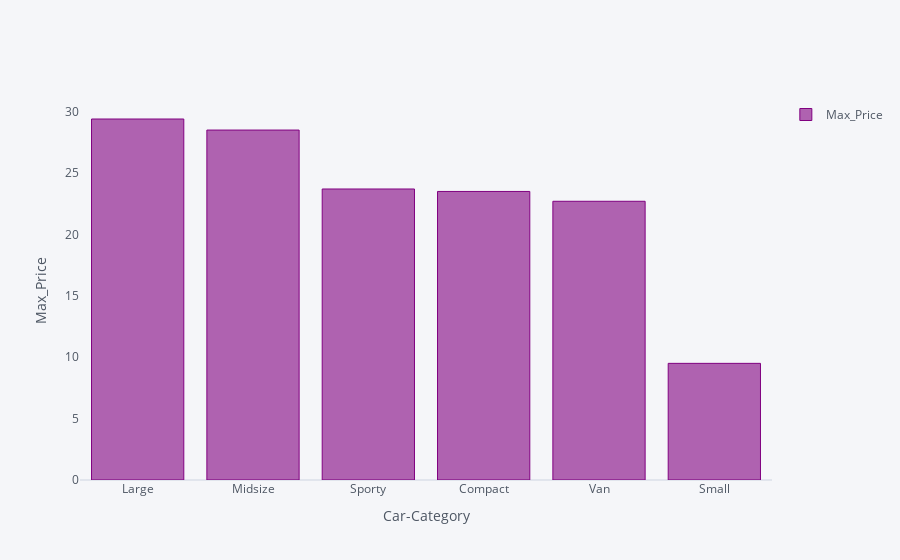

Notebook code cell kept with this figure:
### Markdown cell above
### Showing the effect of category of car in maximum price

### Code cell
e=data.sort_values(["Manufacturer","Model","Category"],ascending=False)
f=e.groupby(["Category"])["Max_Price"].first().sort_values(ascending=False)
f.iplot(kind="bar",xTitle="Car-Category",yTitle="Max_Price",legend=True,color="purple",showgrid=False)

### Figure 1 — Plotly figure (JSON) as saved in the notebook; plotly's stock layout.template omitted (floating-point values rounded to 4 significant figures)
{"data": [{"marker": {"color": "rgba(128, 0, 128, 0.6)", "line": {"color": "rgba(128, 0, 128, 1.0)", "width": 1}}, "name": "Max_Price", "orientation": "v", "text": "", "type": "bar", "x": ["Large", "Midsize", "Sporty", "Compact", "Van", "Small"], "y": [29.4, 28.5, 23.7, 23.5, 22.7, 9.5]}], "layout": {"legend": {"bgcolor": "#F5F6F9", "font": {"color": "#4D5663"}}, "paper_bgcolor": "#F5F6F9", "plot_bgcolor": "#F5F6F9", "showlegend": true, "title": {"font": {"color": "#4D5663"}}, "xaxis": {"gridcolor": "#E1E5ED", "showgrid": false, "tickfont": {"color": "#4D5663"}, "title": {"font": {"color": "#4D5663"}, "text": "Car-Category"}, "zerolinecolor": "#E1E5ED"}, "yaxis": {"gridcolor": "#E1E5ED", "showgrid": false, "tickfont": {"color": "#4D5663"}, "title": {"font": {"color": "#4D5663"}, "text": "Max_Price"}, "zerolinecolor": "#E1E5ED"}}}
